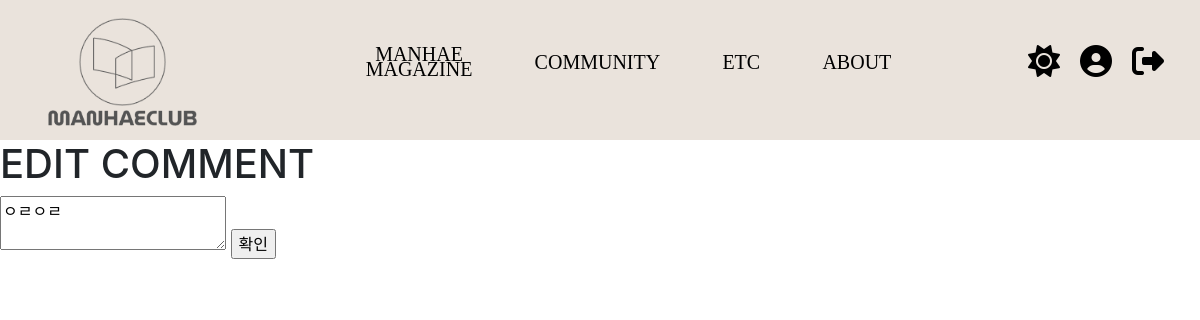
Before: /1/comment_edit (signed in) with the older database file.
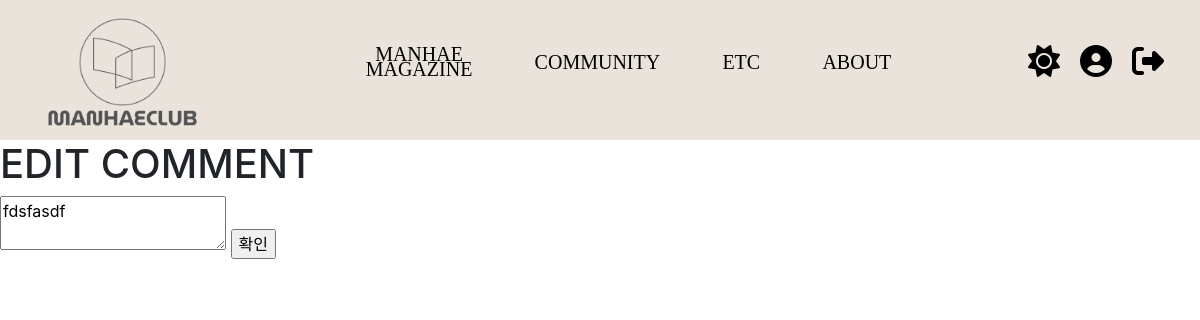
After: the same page with the newer database file.
### main/models.py (models this page shows)
class Comment(models.Model):
    content = models.TextField()
    writer = models.ForeignKey(User, on_delete=models.CASCADE)
    post = models.ForeignKey(Post ,on_delete=models.CASCADE, related_name ='comments')
    created_at = models.DateTimeField(auto_now=True)
    update_at = models.DateTimeField(auto_now=True)

### main/views.py (the view)
# urls.py: path('<str:id>/comment_edit', comment_edit, name="comment_edit"),
def comment_edit(request, id):
    comment = Comment.objects.get(id=id)
    if request.user == comment.writer:
        return render(request, "main/comment_edit.html", {"comment": comment})
    else:
        return redirect("main:detail", comment.post.id)

### main/templates/main/comment_edit.html (shortened to what this page needs)
{% extends 'base.html' %}
{% load static %}
{% block content %}
<h1>EDIT COMMENT</h1>
<form action="{%url 'main:comment_update' comment.id%}" method="POST">
    <textarea name="content">{{comment.content}}</textarea>
    <input type="submit" value="확인">
</form>
{% endblock %}

Changed rows visible on the page:
changed Comment: content "ㅇㄹㅇㄹ" → "fdsfasdf"
